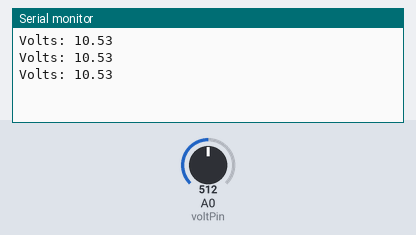
This sketch was run on a simulated Arduino Uno, built with avr-gcc and run on an emulated ATmega328P. Shown: the last lines printed to the serial monitor. The inputs (shaded band) are chosen by the test bench; at power-on: A0 (voltPin) = 512.

Above: at 1.3 s.
1.4 s: A0 (voltPin) set to 716
At 1.9 s:
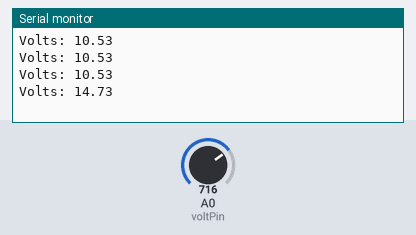
2.9 s: A0 (voltPin) set to 900
At 3.4 s:
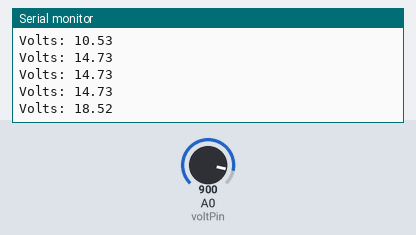
Timing chart, 0 to 5.9 s (numbered marks = the images above; inputs shaded):
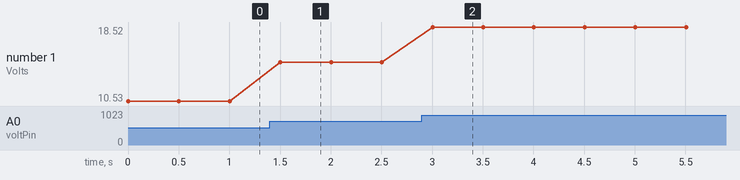

Measured:
- after the input at 1.4 s, the serial monitor: prints a new line after 0.10 s (image 1)
- after the input at 2.9 s, the serial monitor: prints a new line after 0.10 s (image 2)
- plotted number 1: 10.53 → 14.73 after the input at 1.4 s, 14.73 → 18.52 after the input at 2.9 s

The sketch:

volage_divider_module_ok.ino
```cpp
//Analog volt read pin

const int voltPin = 0;
//Variables for voltage divider
float denominator;
int resistor1 = 3300;
int resistor2 = 1000;

void setup() {

  Serial.begin(9600);
  //Convert resistor values to division value
  //  Equation is previously mentions voltage divider equation
  //  R2 / (R1 + R2)
  //  In this case returns 0.20 or 1/5
  denominator = (float)resistor2 / (resistor1 + resistor2);
} // Void Setup Close

void loop() {

  float voltage;
  //Obtain RAW voltage data
  voltage = analogRead(voltPin);
  //Convert to actual voltage (0 - 5 Vdc)
  voltage = (voltage / 1024) * 4.9 ;
  //Convert to voltage before divider
  //  Divide by divider = multiply
  //  Divide by 1/5 = multiply by 5
  voltage = voltage / denominator;
  //Output to serial
  Serial.print("Volts: ");
  Serial.println(voltage);
  //Delay to make serial out readable
  delay(500);
} // void loop close
```
